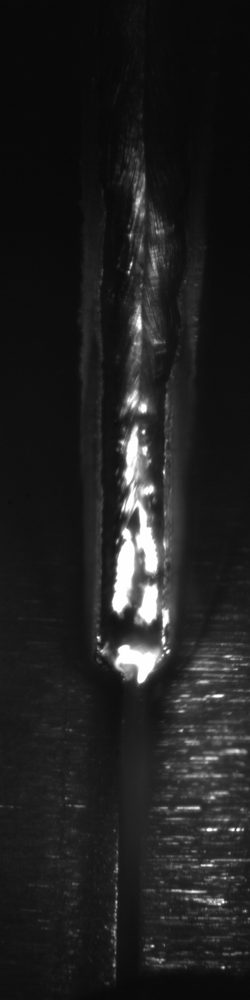
#> input picture lab1/img.tif, 250 x 1000 px, shrunk from 512 x 2048 before the run
$ python main.py
#> lines starting #> are read from the running program, lines starting #| are printed output that depends on the picture; after the words box and inside, x2 and y2 are one past the last pixel; in counts of white or black regions, pixels touching at a corner belong together
import cv2 as cv
import sys
img = cv.imread(cv.samples.findFile("img.tif"))
#> img is the input picture: shape (1000, 250, 3); min 6, max 255, mean 32.6
if img is None :
    sys.exit("Could not read the image .")
cv.imshow("Display window",img)
k = cv.waitKey(0)
#> (key Esc is pressed here)
if k == ord("s") :
    cv.imwrite(" savedImg.tif" ,img )
yourImg = cv.imread("img.tif")
print(yourImg.shape)
#| (1000, 250, 3)
print(yourImg.dtype)
#| uint8


yourImg[0,0] = [0]
#> yourImg: shape (1000, 250, 3); under 0.01% of pixels changed, all inside (x1, y1, x2, y2) = (0, 0, 1, 1)

valuePix1=yourImg[0,0,0] = 255
#> yourImg: shape (1000, 250, 3); mean B, G, R 32.6, 32.6, 32.6
yourImg[0,0] = valuePix1
#> yourImg: shape (1000, 250, 3); min 6, max 255, mean 32.6
print(valuePix1)
cv.imshow("blala", yourImg)
cv.waitKey(0)
ROI=yourImg[50:100,50:100]
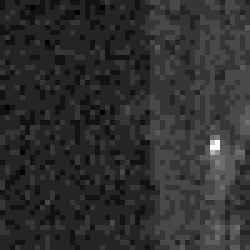
#> ROI: shape (50, 50, 3) (shown 5 times larger); min 7, max 21, mean 9.6; drawn with min black and max white
cv.imshow('ROI',ROI)
cv.waitKey(0)
yourImg[50:100,50:100] = 255
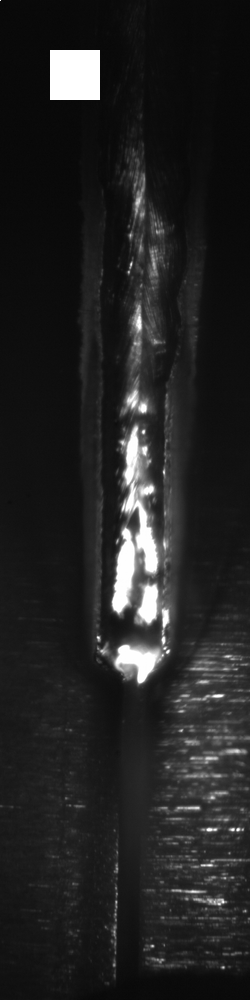
#> yourImg: shape (1000, 250, 3); min 6, max 255, mean 35.1
cv.imshow("modify field in image", yourImg)
cv.waitKey(0)
cv.destroyAllWindows()
